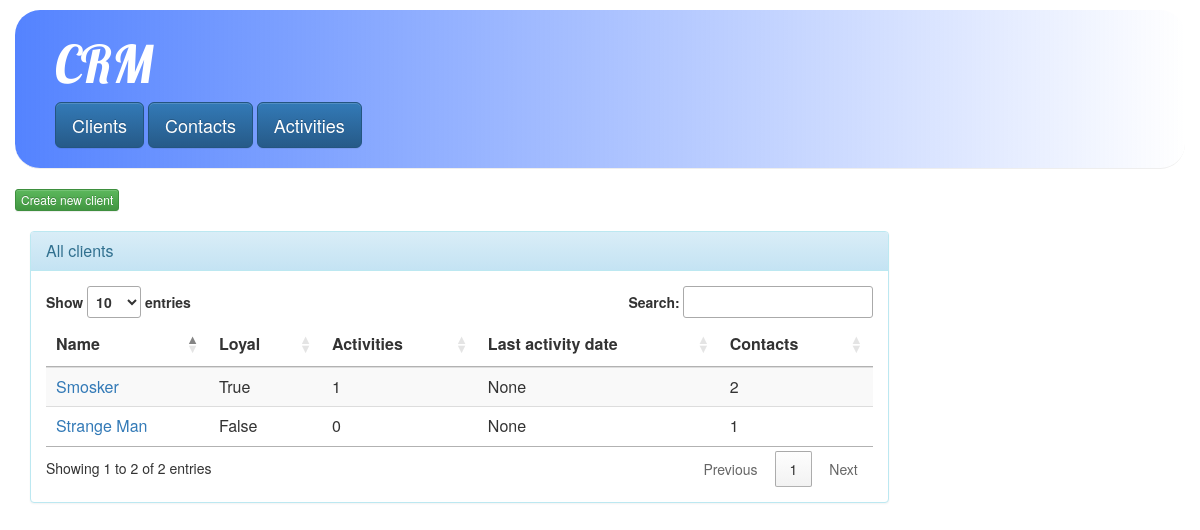
/crm/clients/, run on an earlier commit of the app's database.
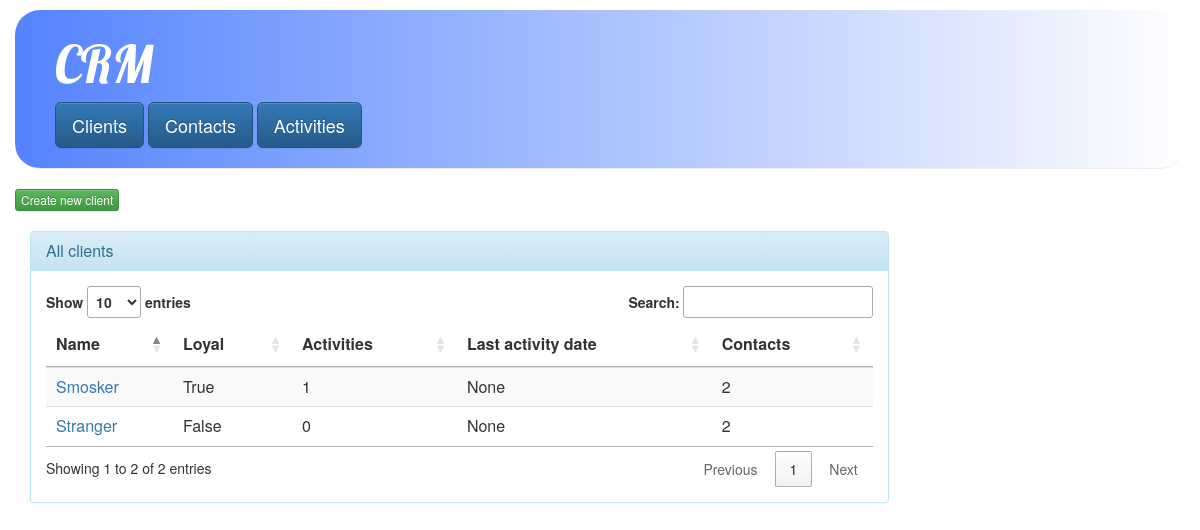
And on a later commit of the database.
### crm/models.py (models this page shows, shortened)
class Client(models.Model):
    name = models.CharField(max_length=200)
    loyal = models.BooleanField(default=False)
    def last_actitivty(self):
        send_dates = [i.send_date for i in self.activity_set.all() if i.is_send()]
        last = max(send_dates).strftime("%Y.%m.%d %H:%M") if send_dates else None
        return last

class Activity(models.Model):
    title = models.CharField(max_length=30)
    text = models.CharField(max_length=10000)
    client = models.ForeignKey(Client, on_delete=models.PROTECT)
    contact = models.ForeignKey(Contact, on_delete=models.PROTECT,limit_choices_to={'active': True})
    send_date = models.DateTimeField(null=True,blank=True)
    def is_send(self):
        return self.send_date != None

### crm/views.py (the view)
# urls.py: url(r'clients/$', views.Clients.as_view(), name='clients'),
class Clients(generic.ListView):
    model = Client
    template_name = 'crm/clients.html'
    context_object_name = 'clients_list'

### crm/templates/crm/clients.html
{% extends 'crm/base.html' %}
{% block content %}
<a class="btn btn-xs btn-success" href="{% url 'crm:new_client'%}" >{{ "Create new client" }}</a>
<br>
<br>
<div class="col-md-9 ">
  <div class="panel panel-info">
    <div class="panel-heading">
      <h3 class="panel-title">All clients</h3>
    </div>
    <div class="panel-body">
      {% if clients_list %}
        <table id="contacts_table" class="table table-striped">
          <thead>
            <tr>
              <th>Name</th>
              <th>Loyal</th>
              <th>Activities</th>
              <th>Last activity date</th>
              <th>Contacts</th>
            </tr>
          </thead>
          <tbody>
            {% for client in clients_list %}
            <tr>
              <td><a href="{% url 'crm:client' client.id%}">{{ client.name }}</a></td>
              <td> {{ client.loyal}}</td>
              <td> {{ client.activity_set.count}}</td>
              <td> {{ client.last_actitivty}}</td>
              <td> {{ client.contact_set.count}}</td>
            </tr>
            {% endfor %}
          </tbody>
        </table>
      {% else %}
      <p>No clients are available.</p>
      {% endif %}
    </div>
  </div>
</div>
{% endblock content %}

What changed in the data, as far as the page shows it:
removed Client: name "Strange Man", loyal "False", activity_set.count "0", last_actitivty "None", contact_set.count "1"
added Client: name "Stranger", loyal "False", activity_set.count "0", last_actitivty "None", contact_set.count "2"
